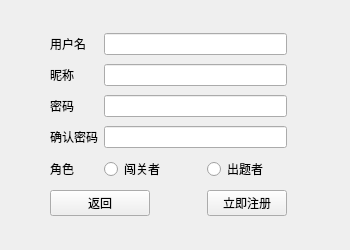
<?xml version="1.0" encoding="UTF-8"?>
<ui version="4.0">
 <class>signupWidget</class>
 <widget class="QWidget" name="signupWidget">
  <property name="geometry">
   <rect>
    <x>0</x>
    <y>0</y>
    <width>350</width>
    <height>250</height>
   </rect>
  </property>
  <property name="windowTitle">
   <string>Form</string>
  </property>
  <widget class="QWidget" name="layoutWidget">
   <property name="geometry">
    <rect>
     <x>50</x>
     <y>30</y>
     <width>237</width>
     <height>189</height>
    </rect>
   </property>
   <layout class="QGridLayout" name="gridLayout">
    <item row="0" column="0">
     <widget class="QLabel" name="usrLabel">
      <property name="text">
       <string>用户名</string>
      </property>
     </widget>
    </item>
    <item row="4" column="3">
     <widget class="QRadioButton" name="questionerBtn">
      <property name="text">
       <string>出题者</string>
      </property>
      <property name="checkable">
       <bool>true</bool>
      </property>
      <property name="checked">
       <bool>false</bool>
      </property>
      <attribute name="buttonGroup">
       <string notr="true">buttonGroup</string>
      </attribute>
     </widget>
    </item>
    <item row="1" column="1" colspan="3">
     <widget class="QLineEdit" name="nameLineEdit"/>
    </item>
    <item row="2" column="0">
     <widget class="QLabel" name="pwdLabel">
      <property name="text">
       <string>密码</string>
      </property>
     </widget>
    </item>
    <item row="1" column="0">
     <widget class="QLabel" name="nameLabel">
      <property name="text">
       <string>昵称</string>
      </property>
     </widget>
    </item>
    <item row="4" column="1" colspan="2">
     <widget class="QRadioButton" name="playerBtn">
      <property name="text">
       <string>闯关者</string>
      </property>
      <property name="checked">
       <bool>false</bool>
      </property>
      <attribute name="buttonGroup">
       <string notr="true">buttonGroup</string>
      </attribute>
     </widget>
    </item>
    <item row="0" column="1" colspan="3">
     <widget class="QLineEdit" name="usrLineEdit"/>
    </item>
    <item row="5" column="0" colspan="2">
     <widget class="QPushButton" name="returnBtn">
      <property name="text">
       <string>返回</string>
      </property>
     </widget>
    </item>
    <item row="5" column="3">
     <widget class="QPushButton" name="okBtn">
      <property name="enabled">
       <bool>true</bool>
      </property>
      <property name="text">
       <string>立即注册</string>
      </property>
      <property name="shortcut">
       <string>Return</string>
      </property>
     </widget>
    </item>
    <item row="2" column="1" colspan="3">
     <widget class="QLineEdit" name="pwdLineEdit">
      <property name="echoMode">
       <enum>QLineEdit::Password</enum>
      </property>
     </widget>
    </item>
    <item row="4" column="0">
     <widget class="QLabel" name="roleLabel">
      <property name="text">
       <string>角色</string>
      </property>
     </widget>
    </item>
    <item row="3" column="0">
     <widget class="QLabel" name="pwdLabel_2">
      <property name="text">
       <string>确认密码</string>
      </property>
     </widget>
    </item>
    <item row="3" column="1" colspan="3">
     <widget class="QLineEdit" name="pwdLineEdit_2">
      <property name="echoMode">
       <enum>QLineEdit::Password</enum>
      </property>
     </widget>
    </item>
   </layout>
  </widget>
 </widget>
 <tabstops>
  <tabstop>usrLineEdit</tabstop>
  <tabstop>nameLineEdit</tabstop>
  <tabstop>pwdLineEdit</tabstop>
  <tabstop>pwdLineEdit_2</tabstop>
  <tabstop>playerBtn</tabstop>
  <tabstop>questionerBtn</tabstop>
  <tabstop>okBtn</tabstop>
  <tabstop>returnBtn</tabstop>
 </tabstops>
 <resources/>
 <connections/>
 <buttongroups>
  <buttongroup name="buttonGroup"/>
 </buttongroups>
</ui>
